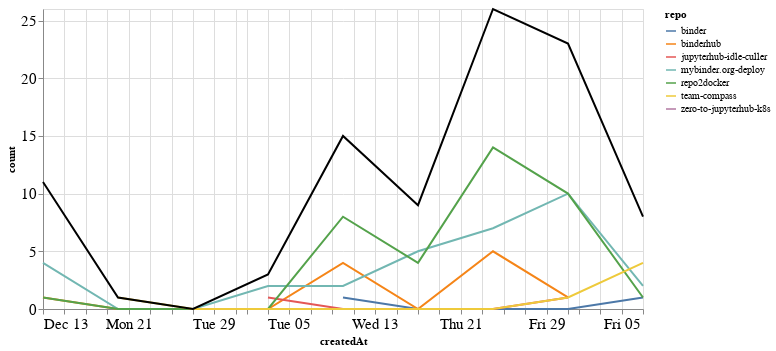

Source (notebook cell):
### Markdown cell above
### Comments

### Code cell
comments_time = comments.groupby('repo').resample('W', on='createdAt').count()['author'].reset_index()
comments_time = comments_time.rename(columns={'author': 'count'})
comments_time_total = comments_time.groupby('createdAt').agg({"count": "sum"}).reset_index()
ch1 = alt.Chart(comments_time, width=600).mark_line().encode(
    x='createdAt',
    y='count',
    color='repo',
    tooltip="repo"
)

ch2 = alt.Chart(comments_time_total, width=600).mark_line(color="black").encode(
    x='createdAt',
    y='count',
)

ch1 + ch2

### Figure 1 — Vega-Lite specification as saved in the notebook (floating-point values rounded to 4 significant figures)
{"config": {"axisLeft": {"labelFontSize": 15}, "axisBottom": {"labelFontSize": 15}}, "layer": [{"data": {"name": "data-4fa412f0df6b1f0aea46be057ad259ab"}, "mark": "line", "encoding": {"color": {"type": "nominal", "field": "repo"}, "tooltip": {"type": "nominal", "field": "repo"}, "x": {"type": "temporal", "field": "createdAt"}, "y": {"type": "quantitative", "field": "count"}}, "width": 600}, {"data": {"name": "data-402ff116b390155ebeeb89d260669baa"}, "mark": {"type": "line", "color": "black"}, "encoding": {"x": {"type": "temporal", "field": "createdAt"}, "y": {"type": "quantitative", "field": "count"}}, "width": 600}], "$schema": "https://vega.github.io/schema/vega-lite/v4.8.1.json", "datasets": {"data-4fa412f0df6b1f0aea46be057ad259ab": [{"repo": "binder", "createdAt": "2021-01-10T00:00:00", "count": 1}, {"repo": "binder", "createdAt": "2021-01-17T00:00:00", "count": 0}, {"repo": "binder", "createdAt": "2021-01-24T00:00:00", "count": 0}, {"repo": "binder", "createdAt": "2021-01-31T00:00:00", "count": 0}, {"repo": "binder", "createdAt": "2021-02-07T00:00:00", "count": 1}, {"repo": "binderhub", "createdAt": "2020-12-13T00:00:00", "count": 1}, {"repo": "binderhub", "createdAt": "2020-12-20T00:00:00", "count": 0}, {"repo": "binderhub", "createdAt": "2020-12-27T00:00:00", "count": 0}, {"repo": "binderhub", "createdAt": "2021-01-03T00:00:00", "count": 0}, {"repo": "binderhub", "createdAt": "2021-01-10T00:00:00", "count": 4}, {"repo": "binderhub", "createdAt": "2021-01-17T00:00:00", "count": 0}, {"repo": "binderhub", "createdAt": "2021-01-24T00:00:00", "count": 5}, {"repo": "binderhub", "createdAt": "2021-01-31T00:00:00", "count": 1}, {"repo": "jupyterhub-idle-culler", "createdAt": "2021-01-03T00:00:00", "count": 1}, {"repo": "jupyterhub-idle-culler", "createdAt": "2021-01-10T00:00:00", "count": 0}, {"repo": "jupyterhub-idle-culler", "createdAt": "2021-01-17T00:00:00", "count": 0}, {"repo": "jupyterhub-idle-culler", "createdAt": "2021-01-24T00:00:00", "count": 0}, {"repo": "jupyterhub-idle-culler", "createdAt": "2021-01-31T00:00:00", "count": 1}, {"repo": "mybinder.org-deploy", "createdAt": "2020-12-13T00:00:00", "count": 4}, {"repo": "mybinder.org-deploy", "createdAt": "2020-12-20T00:00:00", "count": 0}, {"repo": "mybinder.org-deploy", "createdAt": "2020-12-27T00:00:00", "count": 0}, {"repo": "mybinder.org-deploy", "createdAt": "2021-01-03T00:00:00", "count": 2}, {"repo": "mybinder.org-deploy", "createdAt": "2021-01-10T00:00:00", "count": 2}, {"repo": "mybinder.org-deploy", "createdAt": "2021-01-17T00:00:00", "count": 5}, {"repo": "mybinder.org-deploy", "createdAt": "2021-01-24T00:00:00", "count": 7}, {"repo": "mybinder.org-deploy", "createdAt": "2021-01-31T00:00:00", "count": 10}, {"repo": "mybinder.org-deploy", "createdAt": "2021-02-07T00:00:00", "count": 2}, {"repo": "repo2docker", "createdAt": "2020-12-13T00:00:00", "count": 1}, {"repo": "repo2docker", "createdAt": "2020-12-20T00:00:00", "count": 0}, {"repo": "repo2docker", "createdAt": "2020-12-27T00:00:00", "count": 0}, {"repo": "repo2docker", "createdAt": "2021-01-03T00:00:00", "count": 0}, {"repo": "repo2docker", "createdAt": "2021-01-10T00:00:00", "count": 8}, {"repo": "repo2docker", "createdAt": "2021-01-17T00:00:00", "count": 4}, {"repo": "repo2docker", "createdAt": "2021-01-24T00:00:00", "count": 14}, {"repo": "repo2docker", "createdAt": "2021-01-31T00:00:00", "count": 10}, {"repo": "repo2docker", "createdAt": "2021-02-07T00:00:00", "count": 1}, {"repo": "team-compass", "createdAt": "2020-12-20T00:00:00", "count": 1}, {"repo": "team-compass", "createdAt": "2020-12-27T00:00:00", "count": 0}, {"repo": "team-compass", "createdAt": "2021-01-03T00:00:00", "count": 0}, {"repo": "team-compass", "createdAt": "2021-01-10T00:00:00", "count": 0}, {"repo": "team-compass", "createdAt": "2021-01-17T00:00:00", "count": 0}, {"repo": "team-compass", "createdAt": "2021-01-24T00:00:00", "count": 0}, {"repo": "team-compass", "createdAt": "2021-01-31T00:00:00", "count": 1}, {"repo": "team-compass", "createdAt": "2021-02-07T00:00:00", "count": 4}, {"repo": "zero-to-jupyterhub-k8s", "createdAt": "2020-12-13T00:00:00", "count": 5}], "data-402ff116b390155ebeeb89d260669baa": [{"createdAt": "2020-12-13T00:00:00", "count": 11}, {"createdAt": "2020-12-20T00:00:00", "count": 1}, {"createdAt": "2020-12-27T00:00:00", "count": 0}, {"createdAt": "2021-01-03T00:00:00", "count": 3}, {"createdAt": "2021-01-10T00:00:00", "count": 15}, {"createdAt": "2021-01-17T00:00:00", "count": 9}, {"createdAt": "2021-01-24T00:00:00", "count": 26}, {"createdAt": "2021-01-31T00:00:00", "count": 23}, {"createdAt": "2021-02-07T00:00:00", "count": 8}]}}
